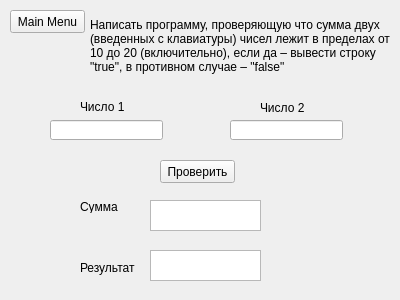
<?xml version="1.0" encoding="UTF-8"?>
<ui version="4.0">
 <class>task1</class>
 <widget class="QWidget" name="task1">
  <property name="geometry">
   <rect>
    <x>0</x>
    <y>0</y>
    <width>400</width>
    <height>300</height>
   </rect>
  </property>
  <property name="windowTitle">
   <string>Homework 4 - Task 1</string>
  </property>
  <widget class="QPushButton" name="mainMenu">
   <property name="geometry">
    <rect>
     <x>10</x>
     <y>10</y>
     <width>75</width>
     <height>23</height>
    </rect>
   </property>
   <property name="text">
    <string>Main Menu</string>
   </property>
  </widget>
  <widget class="QLabel" name="label">
   <property name="geometry">
    <rect>
     <x>90</x>
     <y>10</y>
     <width>301</width>
     <height>71</height>
    </rect>
   </property>
   <property name="text">
    <string>Написать программу, проверяющую что сумма двух (введенных с клавиатуры) чисел лежит в пределах от 10 до 20 (включительно), если да – вывести строку &quot;true&quot;, в противном случае – &quot;false&quot; </string>
   </property>
   <property name="textFormat">
    <enum>Qt::AutoText</enum>
   </property>
   <property name="scaledContents">
    <bool>true</bool>
   </property>
   <property name="wordWrap">
    <bool>true</bool>
   </property>
  </widget>
  <widget class="QLineEdit" name="var1Line">
   <property name="geometry">
    <rect>
     <x>50</x>
     <y>120</y>
     <width>113</width>
     <height>20</height>
    </rect>
   </property>
  </widget>
  <widget class="QLineEdit" name="var2Line">
   <property name="geometry">
    <rect>
     <x>230</x>
     <y>120</y>
     <width>113</width>
     <height>20</height>
    </rect>
   </property>
  </widget>
  <widget class="QPlainTextEdit" name="varSumm">
   <property name="geometry">
    <rect>
     <x>150</x>
     <y>200</y>
     <width>111</width>
     <height>31</height>
    </rect>
   </property>
   <property name="readOnly">
    <bool>true</bool>
   </property>
   <property name="overwriteMode">
    <bool>true</bool>
   </property>
  </widget>
  <widget class="QPlainTextEdit" name="varResult">
   <property name="geometry">
    <rect>
     <x>150</x>
     <y>250</y>
     <width>111</width>
     <height>31</height>
    </rect>
   </property>
   <property name="readOnly">
    <bool>true</bool>
   </property>
   <property name="overwriteMode">
    <bool>true</bool>
   </property>
  </widget>
  <widget class="QLabel" name="label_2">
   <property name="geometry">
    <rect>
     <x>80</x>
     <y>100</y>
     <width>47</width>
     <height>13</height>
    </rect>
   </property>
   <property name="text">
    <string>Число 1</string>
   </property>
  </widget>
  <widget class="QLabel" name="label_3">
   <property name="geometry">
    <rect>
     <x>260</x>
     <y>100</y>
     <width>51</width>
     <height>16</height>
    </rect>
   </property>
   <property name="text">
    <string>Число 2</string>
   </property>
  </widget>
  <widget class="QLabel" name="label_4">
   <property name="geometry">
    <rect>
     <x>80</x>
     <y>200</y>
     <width>47</width>
     <height>13</height>
    </rect>
   </property>
   <property name="text">
    <string>Сумма</string>
   </property>
  </widget>
  <widget class="QLabel" name="label_5">
   <property name="geometry">
    <rect>
     <x>80</x>
     <y>260</y>
     <width>61</width>
     <height>16</height>
    </rect>
   </property>
   <property name="text">
    <string>Результат</string>
   </property>
  </widget>
  <widget class="QPushButton" name="resultButton">
   <property name="geometry">
    <rect>
     <x>160</x>
     <y>160</y>
     <width>75</width>
     <height>23</height>
    </rect>
   </property>
   <property name="text">
    <string>Проверить</string>
   </property>
  </widget>
 </widget>
 <resources/>
 <connections/>
</ui>
